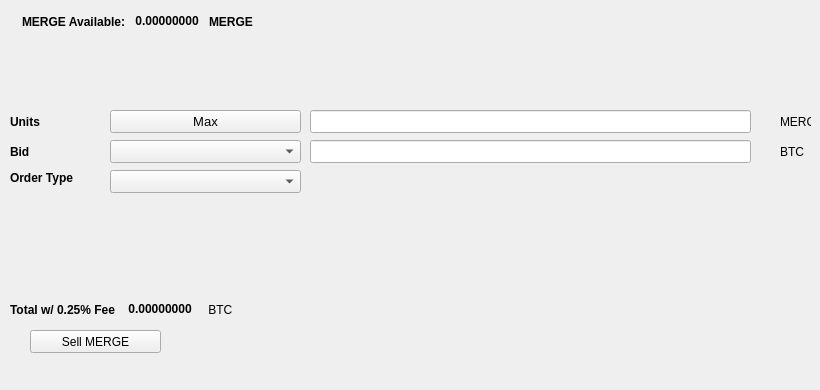
   <widget class="QWidget" name="SellTab">
    <attribute name="title">
     <string>Sell</string>
    </attribute>
    <widget class="QLabel" name="label_16">
     <property name="geometry">
      <rect>
       <x>780</x>
       <y>140</y>
       <width>31</width>
       <height>23</height>
      </rect>
     </property>
     <property name="text">
      <string>BTC</string>
     </property>
    </widget>
    <widget class="QComboBox" name="SellBidcomboBox">
     <property name="geometry">
      <rect>
       <x>110</x>
       <y>140</y>
       <width>191</width>
       <height>23</height>
      </rect>
     </property>
     <property name="font">
      <font>
       <pointsize>10</pointsize>
      </font>
     </property>
    </widget>
    <widget class="QLabel" name="label_18">
     <property name="geometry">
      <rect>
       <x>10</x>
       <y>110</y>
       <width>46</width>
       <height>23</height>
      </rect>
     </property>
     <property name="font">
      <font>
       <weight>75</weight>
       <bold>true</bold>
      </font>
     </property>
     <property name="text">
      <string>Units</string>
     </property>
    </widget>
    <widget class="QPushButton" name="Sell_Max_Amount">
     <property name="geometry">
      <rect>
       <x>110</x>
       <y>110</y>
       <width>191</width>
       <height>23</height>
      </rect>
     </property>
     <property name="font">
      <font>
       <pointsize>10</pointsize>
      </font>
     </property>
     <property name="text">
      <string>Max</string>
     </property>
    </widget>
    <widget class="QLabel" name="label_20">
     <property name="geometry">
      <rect>
       <x>10</x>
       <y>170</y>
       <width>91</width>
       <height>16</height>
      </rect>
     </property>
     <property name="font">
      <font>
       <weight>75</weight>
       <bold>true</bold>
      </font>
     </property>
     <property name="text">
      <string>Order Type</string>
     </property>
    </widget>
    <widget class="QComboBox" name="SellOrdertypeCombo">
     <property name="geometry">
      <rect>
       <x>110</x>
       <y>170</y>
       <width>191</width>
       <height>23</height>
      </rect>
     </property>
     <property name="font">
      <font>
       <pointsize>10</pointsize>
      </font>
     </property>
    </widget>
    <widget class="QLabel" name="label_21">
     <property name="geometry">
      <rect>
       <x>10</x>
       <y>140</y>
       <width>46</width>
       <height>23</height>
      </rect>
     </property>
     <property name="font">
      <font>
       <weight>75</weight>
       <bold>true</bold>
      </font>
     </property>
     <property name="text">
      <string>Bid</string>
     </property>
    </widget>
    <widget class="QLabel" name="label_22">
     <property name="geometry">
      <rect>
       <x>780</x>
       <y>110</y>
       <width>31</width>
       <height>23</height>
      </rect>
     </property>
     <property name="text">
      <string>MERGE</string>
     </property>
    </widget>
    <widget class="QLineEdit" name="UnitsInputMERGE">
     <property name="geometry">
      <rect>
       <x>310</x>
       <y>110</y>
       <width>441</width>
       <height>23</height>
      </rect>
     </property>
     <property name="font">
      <font>
       <pointsize>9</pointsize>
       <weight>75</weight>
       <bold>true</bold>
      </font>
     </property>
    </widget>
    <widget class="QLineEdit" name="SellBidPriceEdit">
     <property name="geometry">
      <rect>
       <x>310</x>
       <y>140</y>
       <width>441</width>
       <height>23</height>
      </rect>
     </property>
     <property name="font">
      <font>
       <pointsize>9</pointsize>
       <weight>75</weight>
       <bold>true</bold>
      </font>
     </property>
    </widget>
    <widget class="QPushButton" name="SellMERGEBTN">
     <property name="geometry">
      <rect>
       <x>30</x>
       <y>330</y>
       <width>131</width>
       <height>23</height>
      </rect>
     </property>
     <property name="text">
      <string>Sell MERGE</string>
     </property>
     <property name="icon">
      <iconset resource="../merge">
       <normaloff>:/icons/bitcoin</normaloff>:/icons/bitcoin</iconset>
     </property>
    </widget>
    <widget class="QWidget" name="layoutWidget3">
     <property name="geometry">
      <rect>
       <x>22</x>
       <y>12</y>
       <width>258</width>
       <height>19</height>
      </rect>
     </property>
     <layout class="QHBoxLayout" name="horizontalLayout">
      <item>
       <widget class="QLabel" name="label232_2">
        <property name="font">
         <font>
          <weight>75</weight>
          <bold>true</bold>
         </font>
        </property>
        <property name="text">
         <string>MERGE Available:</string>
        </property>
       </widget>
      </item>
      <item>
       <widget class="QLabel" name="MERGEAvailableLabel">
        <property name="palette">
         <palette>
          <active>
           <colorrole role="WindowText">
            <brush brushstyle="SolidPattern">
             <color alpha="255">
              <red>0</red>
              <green>0</green>
              <blue>0</blue>
             </color>
            </brush>
           </colorrole>
           <colorrole role="Button">
            <brush brushstyle="SolidPattern">
             <color alpha="255">
              <red>0</red>
              <green>170</green>
              <blue>0</blue>
             </color>
            </brush>
           </colorrole>
           <colorrole role="Light">
            <brush brushstyle="SolidPattern">
             <color alpha="255">
              <red>0</red>
              <green>255</green>
              <blue>0</blue>
             </color>
            </brush>
           </colorrole>
           <colorrole role="Midlight">
            <brush brushstyle="SolidPattern">
             <color alpha="255">
              <red>0</red>
              <green>212</green>
              <blue>0</blue>
             </color>
            </brush>
           </colorrole>
           <colorrole role="Dark">
            <brush brushstyle="SolidPattern">
             <color alpha="255">
              <red>0</red>
              <green>85</green>
              <blue>0</blue>
             </color>
            </brush>
           </colorrole>
           <colorrole role="Mid">
            <brush brushstyle="SolidPattern">
             <color alpha="255">
              <red>0</red>
              <green>113</green>
              <blue>0</blue>
             </color>
            </brush>
           </colorrole>
           <colorrole role="Text">
            <brush brushstyle="SolidPattern">
             <color alpha="255">
              <red>0</red>
              <green>170</green>
              <blue>0</blue>
             </color>
            </brush>
           </colorrole>
           <colorrole role="BrightText">
            <brush brushstyle="SolidPattern">
             <color alpha="255">
              <red>255</red>
              <green>255</green>
              <blue>255</blue>
             </color>
            </brush>
           </colorrole>
           <colorrole role="ButtonText">
            <brush brushstyle="SolidPattern">
             <color alpha="255">
              <red>0</red>
              <green>0</green>
              <blue>0</blue>
             </color>
            </brush>
           </colorrole>
           <colorrole role="Base">
            <brush brushstyle="SolidPattern">
             <color alpha="255">
              <red>255</red>
              <green>255</green>
              <blue>255</blue>
             </color>
            </brush>
           </colorrole>
           <colorrole role="Window">
            <brush brushstyle="SolidPattern">
             <color alpha="255">
              <red>0</red>
              <green>170</green>
              <blue>0</blue>
             </color>
            </brush>
           </colorrole>
           <colorrole role="Shadow">
            <brush brushstyle="SolidPattern">
             <color alpha="255">
              <red>0</red>
              <green>0</green>
              <blue>0</blue>
             </color>
            </brush>
           </colorrole>
           <colorrole role="AlternateBase">
            <brush brushstyle="SolidPattern">
             <color alpha="255">
              <red>127</red>
              <green>212</green>
              <blue>127</blue>
             </color>
            </brush>
           </colorrole>
           <colorrole role="ToolTipBase">
            <brush brushstyle="SolidPattern">
             <color alpha="255">
              <red>255</red>
              <green>255</green>
              <blue>220</blue>
             </color>
            </brush>
           </colorrole>
           <colorrole role="ToolTipText">
            <brush brushstyle="SolidPattern">
             <color alpha="255">
              <red>0</red>
              <green>0</green>
              <blue>0</blue>
             </color>
            </brush>
           </colorrole>
          </active>
          <inactive>
           <colorrole role="WindowText">
            <brush brushstyle="SolidPattern">
             <color alpha="255">
              <red>0</red>
              <green>0</green>
              <blue>0</blue>
             </color>
            </brush>
           </colorrole>
           <colorrole role="Button">
            <brush brushstyle="SolidPattern">
             <color alpha="255">
              <red>0</red>
              <green>170</green>
              <blue>0</blue>
             </color>
            </brush>
           </colorrole>
           <colorrole role="Light">
            <brush brushstyle="SolidPattern">
             <color alpha="255">
              <red>0</red>
              <green>255</green>
              <blue>0</blue>
             </color>
            </brush>
           </colorrole>
           <colorrole role="Midlight">
            <brush brushstyle="SolidPattern">
             <color alpha="255">
              <red>0</red>
              <green>212</green>
              <blue>0</blue>
             </color>
            </brush>
           </colorrole>
           <colorrole role="Dark">
            <brush brushstyle="SolidPattern">
             <color alpha="255">
              <red>0</red>
              <green>85</green>
              <blue>0</blue>
             </color>
            </brush>
           </colorrole>
           <colorrole role="Mid">
            <brush brushstyle="SolidPattern">
             <color alpha="255">
              <red>0</red>
              <green>113</green>
              <blue>0</blue>
             </color>
            </brush>
           </colorrole>
           <colorrole role="Text">
            <brush brushstyle="SolidPattern">
             <color alpha="255">
              <red>0</red>
              <green>170</green>
              <blue>0</blue>
             </color>
            </brush>
           </colorrole>
           <colorrole role="BrightText">
            <brush brushstyle="SolidPattern">
             <color alpha="255">
              <red>255</red>
              <green>255</green>
              <blue>255</blue>
             </color>
            </brush>
           </colorrole>
           <colorrole role="ButtonText">
            <brush brushstyle="SolidPattern">
             <color alpha="255">
              <red>0</red>
              <green>0</green>
              <blue>0</blue>
             </color>
            </brush>
           </colorrole>
           <colorrole role="Base">
            <brush brushstyle="SolidPattern">
             <color alpha="255">
              <red>255</red>
              <green>255</green>
              <blue>255</blue>
             </color>
            </brush>
           </colorrole>
           <colorrole role="Window">
            <brush brushstyle="SolidPattern">
             <color alpha="255">
              <red>0</red>
              <green>170</green>
              <blue>0</blue>
             </color>
            </brush>
           </colorrole>
           <colorrole role="Shadow">
            <brush brushstyle="SolidPattern">
             <color alpha="255">
              <red>0</red>
              <green>0</green>
              <blue>0</blue>
             </color>
            </brush>
           </colorrole>
           <colorrole role="AlternateBase">
            <brush brushstyle="SolidPattern">
             <color alpha="255">
              <red>127</red>
              <green>212</green>
              <blue>127</blue>
             </color>
            </brush>
           </colorrole>
           <colorrole role="ToolTipBase">
            <brush brushstyle="SolidPattern">
             <color alpha="255">
              <red>255</red>
              <green>255</green>
              <blue>220</blue>
             </color>
            </brush>
           </colorrole>
           <colorrole role="ToolTipText">
            <brush brushstyle="SolidPattern">
             <color alpha="255">
              <red>0</red>
              <green>0</green>
              <blue>0</blue>
             </color>
            </brush>
           </colorrole>
          </inactive>
          <disabled>
           <colorrole role="WindowText">
            <brush brushstyle="SolidPattern">
             <color alpha="255">
              <red>0</red>
              <green>85</green>
              <blue>0</blue>
             </color>
            </brush>
           </colorrole>
           <colorrole role="Button">
            <brush brushstyle="SolidPattern">
             <color alpha="255">
              <red>0</red>
              <green>170</green>
              <blue>0</blue>
             </color>
            </brush>
           </colorrole>
           <colorrole role="Light">
            <brush brushstyle="SolidPattern">
             <color alpha="255">
              <red>0</red>
              <green>255</green>
              <blue>0</blue>
             </color>
            </brush>
           </colorrole>
           <colorrole role="Midlight">
            <brush brushstyle="SolidPattern">
             <color alpha="255">
              <red>0</red>
              <green>212</green>
              <blue>0</blue>
             </color>
            </brush>
           </colorrole>
           <colorrole role="Dark">
            <brush brushstyle="SolidPattern">
             <color alpha="255">
              <red>0</red>
              <green>85</green>
              <blue>0</blue>
             </color>
            </brush>
           </colorrole>
           <colorrole role="Mid">
            <brush brushstyle="SolidPattern">
             <color alpha="255">
              <red>0</red>
              <green>113</green>
              <blue>0</blue>
             </color>
            </brush>
           </colorrole>
           <colorrole role="Text">
            <brush brushstyle="SolidPattern">
             <color alpha="255">
              <red>0</red>
              <green>85</green>
              <blue>0</blue>
             </color>
            </brush>
           </colorrole>
           <colorrole role="BrightText">
            <brush brushstyle="SolidPattern">
             <color alpha="255">
              <red>255</red>
              <green>255</green>
              <blue>255</blue>
             </color>
            </brush>
           </colorrole>
           <colorrole role="ButtonText">
            <brush brushstyle="SolidPattern">
             <color alpha="255">
              <red>0</red>
              <green>85</green>
              <blue>0</blue>
             </color>
            </brush>
           </colorrole>
           <colorrole role="Base">
            <brush brushstyle="SolidPattern">
             <color alpha="255">
              <red>0</red>
              <green>170</green>
              <blue>0</blue>
             </color>
            </brush>
           </colorrole>
           <colorrole role="Window">
            <brush brushstyle="SolidPattern">
             <color alpha="255">
              <red>0</red>
              <green>170</green>
              <blue>0</blue>
             </color>
            </brush>
           </colorrole>
           <colorrole role="Shadow">
            <brush brushstyle="SolidPattern">
             <color alpha="255">
              <red>0</red>
              <green>0</green>
              <blue>0</blue>
             </color>
            </brush>
           </colorrole>
           <colorrole role="AlternateBase">
            <brush brushstyle="SolidPattern">
             <color alpha="255">
              <red>0</red>
              <green>170</green>
              <blue>0</blue>
             </color>
            </brush>
           </colorrole>
           <colorrole role="ToolTipBase">
            <brush brushstyle="SolidPattern">
             <color alpha="255">
              <red>255</red>
              <green>255</green>
              <blue>220</blue>
             </color>
            </brush>
           </colorrole>
           <colorrole role="ToolTipText">
            <brush brushstyle="SolidPattern">
             <color alpha="255">
              <red>0</red>
              <green>0</green>
              <blue>0</blue>
             </color>
            </brush>
           </colorrole>
          </disabled>
         </palette>
        </property>
        <property name="font">
         <font>
          <weight>75</weight>
          <bold>true</bold>
         </font>
        </property>
        <property name="text">
         <string> 0.00000000 </string>
        </property>
        <property name="textInteractionFlags">
         <set>Qt::LinksAccessibleByMouse|Qt::TextSelectableByKeyboard|Qt::TextSelectableByMouse</set>
        </property>
       </widget>
      </item>
      <item>
       <widget class="QLabel" name="labelMERGE">
        <property name="font">
         <font>
          <weight>75</weight>
          <bold>true</bold>
         </font>
        </property>
        <property name="text">
         <string>MERGE</string>
        </property>
       </widget>
      </item>
     </layout>
    </widget>
    <widget class="QWidget" name="layoutWidget">
     <property name="geometry">
      <rect>
       <x>10</x>
       <y>300</y>
       <width>268</width>
       <height>19</height>
      </rect>
     </property>
     <layout class="QHBoxLayout" name="horizontalLayout_2">
      <item>
       <widget class="QLabel" name="label_19">
        <property name="font">
         <font>
          <weight>75</weight>
          <bold>true</bold>
         </font>
        </property>
        <property name="text">
         <string>Total w/ 0.25% Fee </string>
        </property>
       </widget>
      </item>
      <item>
       <widget class="QLabel" name="SellCostLabel">
        <property name="palette">
         <palette>
          <active>
           <colorrole role="WindowText">
            <brush brushstyle="SolidPattern">
             <color alpha="255">
              <red>0</red>
              <green>0</green>
              <blue>0</blue>
             </color>
            </brush>
           </colorrole>
           <colorrole role="Button">
            <brush brushstyle="SolidPattern">
             <color alpha="255">
              <red>0</red>
              <green>170</green>
              <blue>0</blue>
             </color>
            </brush>
           </colorrole>
           <colorrole role="Light">
            <brush brushstyle="SolidPattern">
             <color alpha="255">
              <red>0</red>
              <green>255</green>
              <blue>0</blue>
             </color>
            </brush>
           </colorrole>
           <colorrole role="Midlight">
            <brush brushstyle="SolidPattern">
             <color alpha="255">
              <red>0</red>
              <green>212</green>
              <blue>0</blue>
             </color>
            </brush>
           </colorrole>
           <colorrole role="Dark">
            <brush brushstyle="SolidPattern">
             <color alpha="255">
              <red>0</red>
              <green>85</green>
              <blue>0</blue>
             </color>
            </brush>
           </colorrole>
           <colorrole role="Mid">
            <brush brushstyle="SolidPattern">
             <color alpha="255">
              <red>0</red>
              <green>113</green>
              <blue>0</blue>
             </color>
            </brush>
           </colorrole>
           <colorrole role="Text">
            <brush brushstyle="SolidPattern">
             <color alpha="255">
              <red>0</red>
              <green>170</green>
              <blue>0</blue>
             </color>
            </brush>
           </colorrole>
           <colorrole role="BrightText">
            <brush brushstyle="SolidPattern">
             <color alpha="255">
              <red>255</red>
              <green>255</green>
              <blue>255</blue>
             </color>
            </brush>
           </colorrole>
           <colorrole role="ButtonText">
            <brush brushstyle="SolidPattern">
             <color alpha="255">
              <red>0</red>
              <green>0</green>
              <blue>0</blue>
             </color>
            </brush>
           </colorrole>
           <colorrole role="Base">
            <brush brushstyle="SolidPattern">
             <color alpha="255">
              <red>255</red>
              <green>255</green>
              <blue>255</blue>
             </color>
            </brush>
           </colorrole>
           <colorrole role="Window">
            <brush brushstyle="SolidPattern">
             <color alpha="255">
              <red>0</red>
              <green>170</green>
              <blue>0</blue>
             </color>
            </brush>
           </colorrole>
           <colorrole role="Shadow">
            <brush brushstyle="SolidPattern">
             <color alpha="255">
              <red>0</red>
              <green>0</green>
              <blue>0</blue>
             </color>
            </brush>
           </colorrole>
           <colorrole role="AlternateBase">
            <brush brushstyle="SolidPattern">
             <color alpha="255">
              <red>127</red>
              <green>212</green>
              <blue>127</blue>
             </color>
            </brush>
           </colorrole>
           <colorrole role="ToolTipBase">
            <brush brushstyle="SolidPattern">
             <color alpha="255">
              <red>255</red>
              <green>255</green>
              <blue>220</blue>
             </color>
            </brush>
           </colorrole>
           <colorrole role="ToolTipText">
            <brush brushstyle="SolidPattern">
             <color alpha="255">
              <red>0</red>
              <green>0</green>
              <blue>0</blue>
             </color>
            </brush>
           </colorrole>
          </active>
          <inactive>
           <colorrole role="WindowText">
            <brush brushstyle="SolidPattern">
             <color alpha="255">
              <red>0</red>
              <green>0</green>
              <blue>0</blue>
             </color>
            </brush>
           </colorrole>
           <colorrole role="Button">
            <brush brushstyle="SolidPattern">
             <color alpha="255">
              <red>0</red>
              <green>170</green>
              <blue>0</blue>
             </color>
            </brush>
           </colorrole>
           <colorrole role="Light">
            <brush brushstyle="SolidPattern">
             <color alpha="255">
              <red>0</red>
              <green>255</green>
              <blue>0</blue>
             </color>
            </brush>
           </colorrole>
           <colorrole role="Midlight">
            <brush brushstyle="SolidPattern">
             <color alpha="255">
              <red>0</red>
              <green>212</green>
              <blue>0</blue>
             </color>
            </brush>
           </colorrole>
           <colorrole role="Dark">
            <brush brushstyle="SolidPattern">
             <color alpha="255">
              <red>0</red>
              <green>85</green>
              <blue>0</blue>
             </color>
            </brush>
           </colorrole>
           <colorrole role="Mid">
            <brush brushstyle="SolidPattern">
             <color alpha="255">
              <red>0</red>
              <green>113</green>
              <blue>0</blue>
             </color>
            </brush>
           </colorrole>
           <colorrole role="Text">
            <brush brushstyle="SolidPattern">
             <color alpha="255">
              <red>0</red>
              <green>170</green>
              <blue>0</blue>
             </color>
            </brush>
           </colorrole>
           <colorrole role="BrightText">
            <brush brushstyle="SolidPattern">
             <color alpha="255">
              <red>255</red>
              <green>255</green>
              <blue>255</blue>
             </color>
            </brush>
           </colorrole>
           <colorrole role="ButtonText">
            <brush brushstyle="SolidPattern">
             <color alpha="255">
              <red>0</red>
              <green>0</green>
              <blue>0</blue>
             </color>
            </brush>
           </colorrole>
           <colorrole role="Base">
            <brush brushstyle="SolidPattern">
             <color alpha="255">
              <red>255</red>
              <green>255</green>
              <blue>255</blue>
             </color>
            </brush>
           </colorrole>
           <colorrole role="Window">
            <brush brushstyle="SolidPattern">
             <color alpha="255">
              <red>0</red>
              <green>170</green>
              <blue>0</blue>
             </color>
            </brush>
           </colorrole>
           <colorrole role="Shadow">
            <brush brushstyle="SolidPattern">
             <color alpha="255">
              <red>0</red>
              <green>0</green>
              <blue>0</blue>
             </color>
            </brush>
           </colorrole>
           <colorrole role="AlternateBase">
            <brush brushstyle="SolidPattern">
             <color alpha="255">
              <red>127</red>
              <green>212</green>
              <blue>127</blue>
             </color>
            </brush>
           </colorrole>
           <colorrole role="ToolTipBase">
            <brush brushstyle="SolidPattern">
             <color alpha="255">
              <red>255</red>
              <green>255</green>
              <blue>220</blue>
             </color>
            </brush>
           </colorrole>
           <colorrole role="ToolTipText">
            <brush brushstyle="SolidPattern">
             <color alpha="255">
              <red>0</red>
              <green>0</green>
              <blue>0</blue>
             </color>
            </brush>
           </colorrole>
          </inactive>
          <disabled>
           <colorrole role="WindowText">
            <brush brushstyle="SolidPattern">
             <color alpha="255">
              <red>0</red>
              <green>85</green>
              <blue>0</blue>
             </color>
            </brush>
           </colorrole>
           <colorrole role="Button">
            <brush brushstyle="SolidPattern">
             <color alpha="255">
              <red>0</red>
              <green>170</green>
              <blue>0</blue>
             </color>
            </brush>
           </colorrole>
           <colorrole role="Light">
            <brush brushstyle="SolidPattern">
             <color alpha="255">
              <red>0</red>
              <green>255</green>
              <blue>0</blue>
             </color>
            </brush>
           </colorrole>
           <colorrole role="Midlight">
            <brush brushstyle="SolidPattern">
             <color alpha="255">
              <red>0</red>
              <green>212</green>
              <blue>0</blue>
             </color>
            </brush>
           </colorrole>
           <colorrole role="Dark">
            <brush brushstyle="SolidPattern">
             <color alpha="255">
              <red>0</red>
              <green>85</green>
              <blue>0</blue>
             </color>
            </brush>
           </colorrole>
           <colorrole role="Mid">
            <brush brushstyle="SolidPattern">
             <color alpha="255">
              <red>0</red>
              <green>113</green>
              <blue>0</blue>
             </color>
            </brush>
           </colorrole>
           <colorrole role="Text">
            <brush brushstyle="SolidPattern">
             <color alpha="255">
              <red>0</red>
              <green>85</green>
              <blue>0</blue>
             </color>
            </brush>
           </colorrole>
           <colorrole role="BrightText">
            <brush brushstyle="SolidPattern">
             <color alpha="255">
              <red>255</red>
              <green>255</green>
              <blue>255</blue>
             </color>
            </brush>
           </colorrole>
           <colorrole role="ButtonText">
            <brush brushstyle="SolidPattern">
             <color alpha="255">
              <red>0</red>
              <green>85</green>
              <blue>0</blue>
             </color>
            </brush>
           </colorrole>
           <colorrole role="Base">
            <brush brushstyle="SolidPattern">
             <color alpha="255">
              <red>0</red>
              <green>170</green>
              <blue>0</blue>
             </color>
            </brush>
           </colorrole>
           <colorrole role="Window">
            <brush brushstyle="SolidPattern">
             <color alpha="255">
              <red>0</red>
              <green>170</green>
              <blue>0</blue>
             </color>
            </brush>
           </colorrole>
           <colorrole role="Shadow">
            <brush brushstyle="SolidPattern">
             <color alpha="255">
              <red>0</red>
              <green>0</green>
              <blue>0</blue>
             </color>
            </brush>
           </colorrole>
           <colorrole role="AlternateBase">
            <brush brushstyle="SolidPattern">
             <color alpha="255">
              <red>0</red>
              <green>170</green>
              <blue>0</blue>
             </color>
            </brush>
           </colorrole>
           <colorrole role="ToolTipBase">
            <brush brushstyle="SolidPattern">
             <color alpha="255">
              <red>255</red>
              <green>255</green>
              <blue>220</blue>
             </color>
            </brush>
           </colorrole>
           <colorrole role="ToolTipText">
            <brush brushstyle="SolidPattern">
             <color alpha="255">
              <red>0</red>
              <green>0</green>
              <blue>0</blue>
             </color>
            </brush>
           </colorrole>
          </disabled>
         </palette>
        </property>
        <property name="font">
         <font>
          <weight>75</weight>
          <bold>true</bold>
         </font>
        </property>
        <property name="autoFillBackground">
         <bool>false</bool>
        </property>
        <property name="text">
         <string> 0.00000000</string>
        </property>
        <property name="textInteractionFlags">
         <set>Qt::LinksAccessibleByMouse|Qt::TextSelectableByMouse</set>
        </property>
       </widget>
      </item>
      <item>
       <widget class="QLabel" name="label_17">
        <property name="font">
         <font>
          <weight>50</weight>
          <bold>false</bold>
         </font>
        </property>
        <property name="text">
         <string> BTC</string>
        </property>
       </widget>
      </item>
     </layout>
    </widget>
    <widget class="QLabel" name="label_23">
     <property name="geometry">
      <rect>
       <x>460</x>
       <y>300</y>
       <width>281</width>
       <height>81</height>
      </rect>
     </property>
     <property name="text">
      <string/>
     </property>
     <property name="pixmap">
      <pixmap>:/images/bittrex</pixmap>
     </property>
    </widget>
   </widget>
